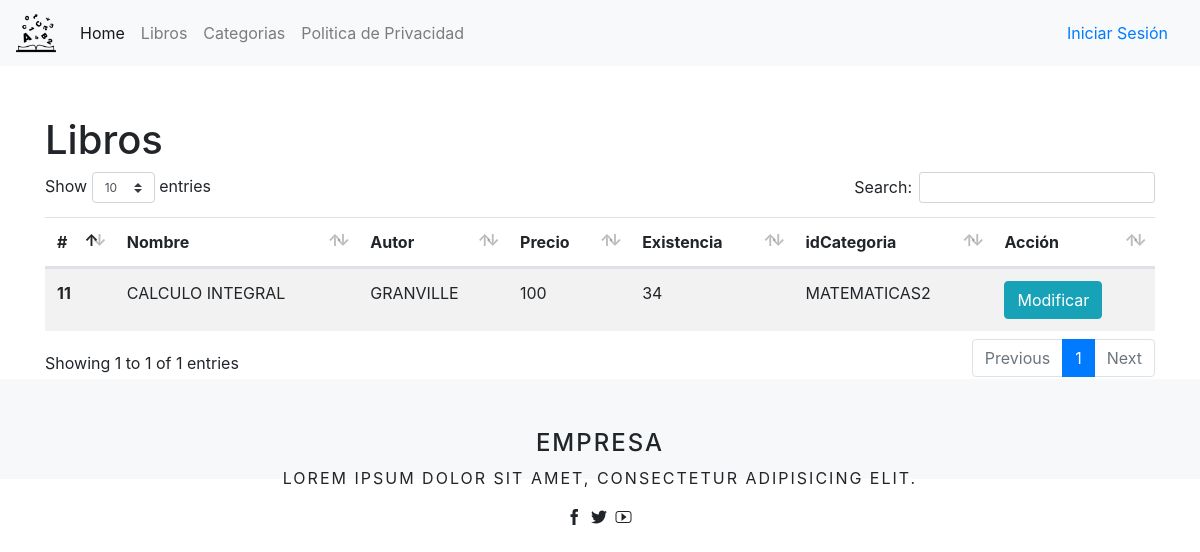
The app's page /libros.php with its own data.
### tables this page shows
CREATE TABLE `LIBROS` (
  `ID` int(11) NOT NULL AUTO_INCREMENT COMMENT 'IDENTIFICADOR DEL LIBRO',
  `NOMBRE` varchar(45) NOT NULL COMMENT 'NOMBRE DEL LIBRO',
  `AUTOR` varchar(100) NOT NULL COMMENT 'AUTOR DEL LIBRO',
  `PRECIO` float NOT NULL COMMENT 'PRECIO DEL LIBRO',
  `EXISTENCIA` int(11) NOT NULL COMMENT 'EXISTENCIA DE LIBROS',
  `IDCATEGORIA` int(11) NOT NULL COMMENT 'ID DE LA CATEGORIA DEL LIBRO',
  `IMAGEN` varchar(50) NOT NULL COMMENT 'IMAGEN DE LA PORTADA DEL LIBRO',
  PRIMARY KEY (`ID`),
  KEY `FK_LIBROS_IDCATEGORIA` (`IDCATEGORIA`),
  CONSTRAINT `FK_LIBROS_IDCATEGORIA` FOREIGN KEY (`IDCATEGORIA`) REFERENCES `CATEGORIAS` (`ID`)
);

CREATE TABLE `CATEGORIAS` (
  `ID` int(11) NOT NULL AUTO_INCREMENT COMMENT 'IDENTIFICADOR DE LA CATEGORIA',
  `NOMBRE` varchar(45) NOT NULL COMMENT 'NOMBRE DE LA CATEGORIA',
  PRIMARY KEY (`ID`)
);

### modelos/LibroModelo.php (called while the page is built, shortened)
<?php
require_once $_SERVER['DOCUMENT_ROOT'] .'/venta-libros/entidades/Libro.php';
class LibroModelo extends Modelo {
    function obtenerTodos() : ?array {
        $listaLibros = null;
        $conexion = $this->obtenerConexion();
        $statement = $conexion->prepare(
            'SELECT L.ID, L.NOMBRE, L.AUTOR, L.PRECIO, L.EXISTENCIA, L.IDCATEGORIA, L.IMAGEN, C.NOMBRE AS CATEGORIA FROM LIBROS AS L
JOIN CATEGORIAS AS C ON L.IDCATEGORIA = C.ID;'
        );
        $statement->execute();
        $result = $statement->fetchAll(PDO::FETCH_ASSOC);
        foreach ($result as $key => $value) {
            $libro = new Libro();
            $libro->setId((int) $result[$key]["ID"]);
            $libro->setNombre($result[$key]["NOMBRE"]);
            $libro->setAutor($result[$key]["AUTOR"]);
            $libro->setPrecio((float) $result[$key]["PRECIO"]);
            $libro->setExistencia((int) $result[$key]["EXISTENCIA"]);
            $libro->setIdCategoria((int) $result[$key]["IDCATEGORIA"]);
            $libro->setImagen($result[$key]["IMAGEN"]);
            $libro->setCategoria($result[$key]["CATEGORIA"]);
            $listaLibros[] = $libro;
        }
        return $listaLibros;
    }
}

### entidades/Libro.php (called while the page is built, shortened)
<?php
class Libro {
	private $id;
	private $nombre;
	private $autor;
	private $precio;
	private $existencia;
    private $categoria;
    public function getId() : int {
        return $this->id;
    }
    public function setId(int $id) : void {
        $this->id = $id;
    }
    public function getNombre() : string {
        return $this->nombre;
    }
    public function setNombre(string $nombre) : void {
        $this->nombre = $nombre;
    }
    public function getAutor() : string {
        return $this->autor;
    }
    public function setAutor(string $autor) : void {
        $this->autor = $autor;
    }
    public function getPrecio() : float {
        return $this->precio;
    }
    public function setPrecio(float $precio) : void {
        $this->precio = $precio;
    }
    public function getExistencia() : int {
        return $this->existencia;
    }
    public function setExistencia(int $existencia) : void {
        $this->existencia = $existencia;
    }
    public function getCategoria() : string {
        return $this->categoria;
    }
    public function setCategoria(string $categoria) {
        $this->categoria = $categoria;
    }
}

### libros.php (the view, shortened to what this page needs)
<?php require_once 'template/header.php'; ?>
<?php
	require_once $_SERVER['DOCUMENT_ROOT'] .'/venta-libros/modelos/LibroModelo.php';
	$libroModelo = new LibroModelo();
	$libros = $libroModelo->obtenerTodos();
?>
<?php
	require_once $_SERVER['DOCUMENT_ROOT'] .'/venta-libros/template/menuAdministrador.php';
?>
<div class="container">
	<div class="row">
		<div class="col" style="margin-top: 50px;">
			<h1>Libros</h1>
			<table id="listadoClientes" class="table table-striped table-responseive">
				<thead>
					<tr>
					  	<th scope="col">#</th>
					  	<th scope="col">Nombre</th>
					  	<th scope="col">Autor</th>
					  	<th scope="col">Precio</th>
					  	<th scope="col">Existencia</th>
					  	<th scope="col">idCategoria</th>
					  	<th scope="col">Acción</th>
					</tr>
				</thead>
  				<tbody>
  					<?php foreach ($libros as $libro): ?>
	    				<tr>
	      					<th scope="row">
	      						<?php echo $libro->getId(); ?>
	      					</th>
					      	<td>
					      		<?php echo utf8_encode($libro->getNombre()); ?>
				      		</td>
					      	<td>
					      		<?php echo utf8_encode($libro->getAutor()); ?>
					      	</td>
					      	<td>
					      		<?php echo $libro->getPrecio(); ?>
					      	</td>
					      	<td>
					      		<?php echo $libro->getExistencia(); ?>
					      	</td>
					      	<td>
					      		<?php echo $libro->getCategoria(); ?>
					      	</td>
					      	<td>
					      		<button type="button" class="btn btn-info" data-toggle="modal" data-target="#myModal">Modificar</button>
					      	</td>
	    				</tr>
	    			<?php endforeach; ?>
  				</tbody>
			</table>
		</div>
	</div>
</div>
<?php require_once 'template/footer.php'; ?>

### records on screen
libros: ID "11", NOMBRE "CALCULO INTEGRAL", AUTOR "GRANVILLE", PRECIO "100", EXISTENCIA "34", IDCATEGORIA.NOMBRE "MATEMATICAS2"
